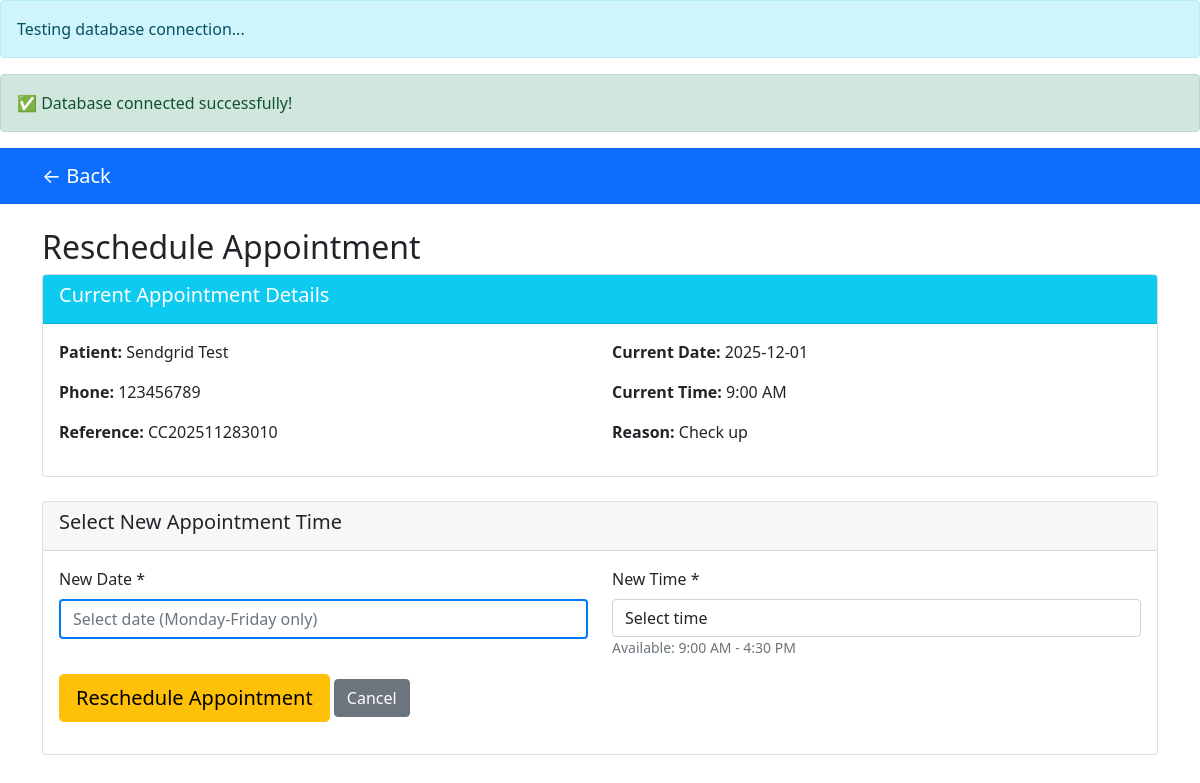
Page /booking/schedule.php?ref=CC202511283010 on the earlier database version.
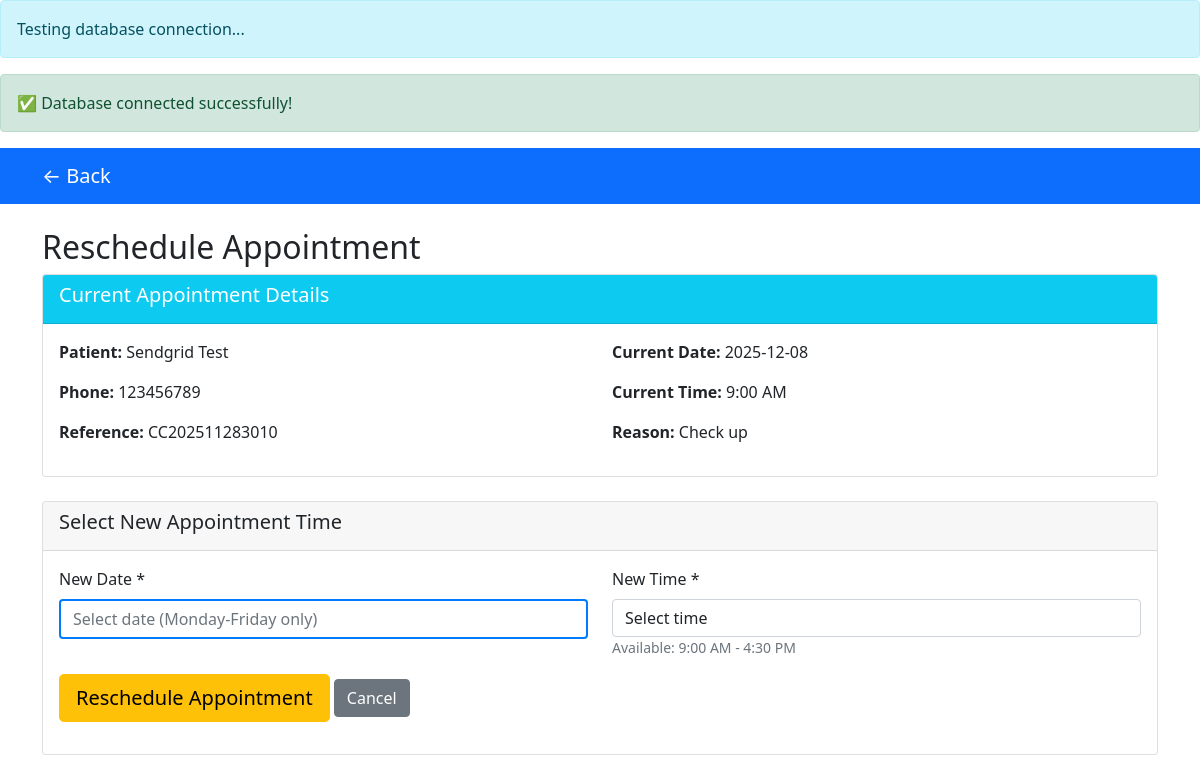
Same page on the later database version.
### tables this page shows
CREATE TABLE `appointments` (
  `id` int(11) NOT NULL,
  `patient_name` varchar(255) NOT NULL,
  `patient_email` varchar(255) DEFAULT NULL,
  `patient_phone` varchar(20) DEFAULT NULL,
  `appointment_date` date NOT NULL,
  `appointment_time` time NOT NULL,
  `reason` text DEFAULT NULL,
  `status` varchar(20) DEFAULT 'booked',
  `booking_reference` varchar(50) DEFAULT NULL,
  `created_at` timestamp NOT NULL DEFAULT current_timestamp(),
  `reminder_sent` tinyint(1) DEFAULT 0,
  `reminder_sent_at` datetime DEFAULT NULL
);

### booking/schedule.php (the view, shortened to what this page needs)
<?php
include '../includes/config.php';
$appointment = null;
if (isset($_GET['ref'])) {
    $booking_ref = $_GET['ref'];
    $stmt = $pdo->prepare("SELECT * FROM appointments WHERE booking_reference = ? AND status = 'booked'");
    $stmt->execute([$booking_ref]);
    $appointment = $stmt->fetch();
} else {
    $error_message = "<div class='alert alert-danger'>No booking reference provided.</div>";
}
?>
<!DOCTYPE html>
<html lang="en">
<head>
    <link href="https://cdn.jsdelivr.net/npm/bootstrap@5.1.3/dist/css/bootstrap.min.css" rel="stylesheet">
    <link rel="stylesheet" href="https://cdn.jsdelivr.net/npm/flatpickr/dist/flatpickr.min.css">
</head>
<body>
    <nav class="navbar navbar-expand-lg navbar-dark bg-primary">
        <div class="container">
            <a class="navbar-brand" href="javascript:history.back()">← Back</a>
        </div>
    </nav>
    <div class="container mt-4">
        <h2>Reschedule Appointment</h2>
        <?php if ($appointment): ?>
        <div class="card">
            <div class="card-header bg-info text-white">
                <h5>Current Appointment Details</h5>
            </div>
            <div class="card-body">
                <div class="row">
                    <div class="col-md-6">
                        <p><strong>Patient:</strong> <?= htmlspecialchars($appointment['patient_name']); ?></p>
                        <p><strong>Phone:</strong> <?= htmlspecialchars($appointment['patient_phone']); ?></p>
                        <p><strong>Reference:</strong> <?= $appointment['booking_reference']; ?></p>
                    </div>
                    <div class="col-md-6">
                        <p><strong>Current Date:</strong> <?= $appointment['appointment_date']; ?></p>
                        <p><strong>Current Time:</strong> <?= date('g:i A', strtotime($appointment['appointment_time'])); ?></p>
                        <p><strong>Reason:</strong> <?= htmlspecialchars($appointment['reason']); ?></p>
                    </div>
                </div>
            </div>
        </div>
        <div class="card mt-4">
            <div class="card-header">
                <h5>Select New Appointment Time</h5>
            </div>
            <div class="card-body">
                <form method="POST">
                    <div class="row">
                        <div class="col-md-6">
                            <div class="mb-3">
                                <label class="form-label">New Date *</label>
                                <input type="text"
                                       name="appointment_date"
                                       class="form-control calendar-input"
                                       required
                                       id="appointmentDate"
                                       placeholder="Select date (Monday-Friday only)"
                                       readonly>
                            </div>
                        </div>
                        <div class="col-md-6">
                            <div class="mb-3">
                                <label class="form-label">New Time *</label>
                                <select name="appointment_time" class="form-control" required>
                                    <option value="">Select time</option>
                                </select>
                                <small class="text-muted">Available: 9:00 AM - 4:30 PM</small>
                            </div>
                        </div>
                    </div>
                    <button type="submit" name="reschedule_appointment" value="1" class="btn btn-warning btn-lg">Reschedule Appointment</button>
                    <a href="javascript:history.back()" class="btn btn-secondary">Cancel</a>
                </form>
            </div>
        </div>
        <?php endif; ?>
    </div>
</body>
</html>

Differences in the rows shown:
changed appointments "Sendgrid Test": appointment_date "2025-12-01" → "2025-12-08"
